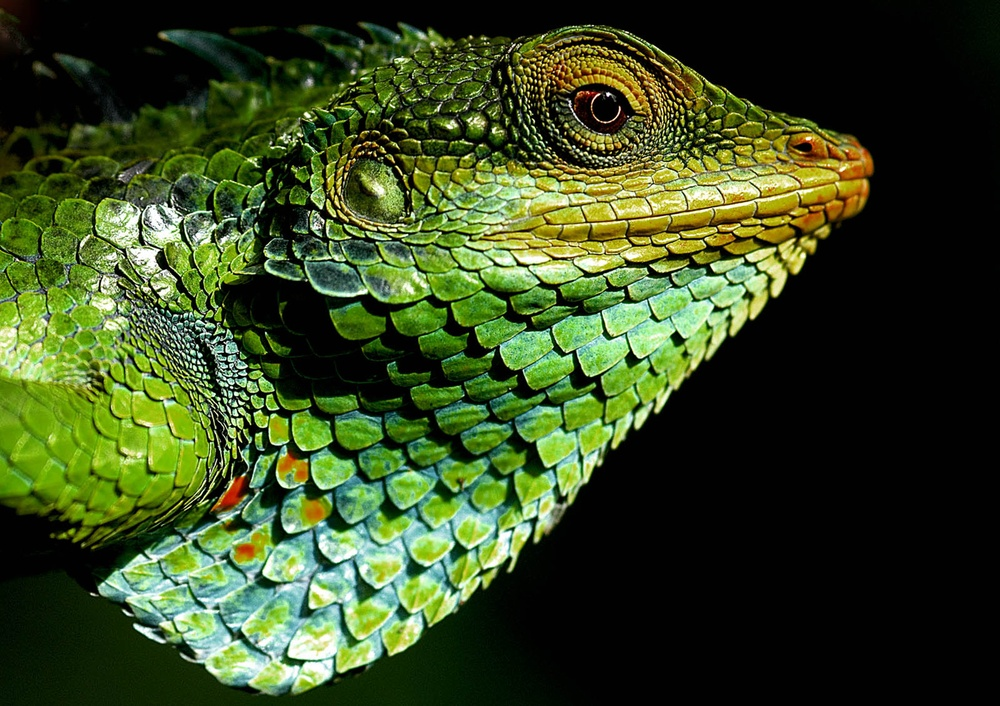
#> input picture images/fish.jpg, 1000 x 706 px, shrunk from 4444 x 3136 before the run
$ python car_plate.py images/fish.jpg out.png
#> lines starting #> are read from the running program, lines starting #| are printed output that depends on the picture; after the words box and inside, x2 and y2 are one past the last pixel; in counts of white or black regions, pixels touching at a corner belong together
#> further down, sample is the input picture: shape (706, 1000, 3); mean B, G, R 33.2, 71.7, 55.3
### my_canny.py
import cv2
import numpy as np
from scipy.signal import convolve2d
import sys


def gaussian_blur(img):
    # 5x5 kernel
    gauss_mask = (
        np.array(
            [
                [2, 4, 5, 4, 2],
                [4, 9, 12, 9, 4],
                [5, 12, 15, 12, 5],
                [4, 9, 12, 9, 4],
                [2, 4, 5, 4, 2],
            ]
        )
        / 159
    )

    # Since the kernel is 2 more than the image, we pad the image with 2 using reflection
    padded = np.pad(img, 2, mode="reflect")
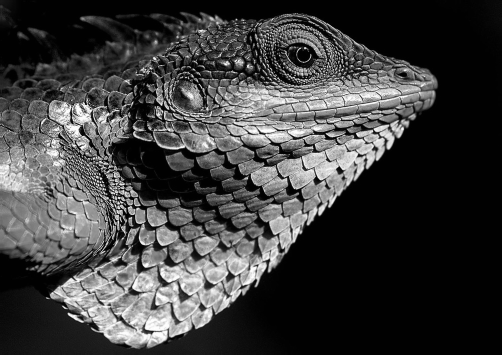
#> padded: shape (710, 1004) (shown at 1/2 size); min 0, max 255, mean 62

    out = convolve2d(padded, gauss_mask, mode="valid")

    return out


def sobel(img, l2gradient=True):
    # Sobel operator in x direction
#> called with l2gradient = True
    sobel_x = np.array(
        [
            [-1, 0, 1],
            [-2, 0, 2],
            [-1, 0, 1],
        ]
    )
#> sobel_x = [[-1, 0, 1], [-2, 0, 2], [-1, 0, 1]]

    # Sobel operator in y direction
    sobel_y = np.array(
        [
            [-1, -2, -1],
            [0, 0, 0],
            [1, 2, 1],
        ]
    )

    # Pad the image with 1
    padded = np.pad(img, 1, mode="reflect")
#> padded: shape (708, 1002) float64

    # Convolve the image with the sobel operators
    dx = convolve2d(padded, sobel_x, mode="valid")
    dy = convolve2d(padded, sobel_y, mode="valid")

    # Compute the magnitude of the gradient
    if l2gradient:
        gradient_magnitude = np.sqrt(dx**2 + dy**2)
    else:
        gradient_magnitude = np.abs(dx) + np.abs(dy)

    # Compute the direction of the gradient
    gradient_direction = np.arctan2(dy, dx)

    # Normalize the magnitude of the gradient to 255
    gradient_magnitude = gradient_magnitude / np.max(gradient_magnitude) * 255

    return gradient_magnitude, gradient_direction


# [39 lines left out: function non_max_suppresion, not called in this run]


def non_max_suppresion_with_interpolation(m, d):
    """
    m: gradient magnitude, d: gradient direction
    this function uses interpolation to check if the pixel is a local maximum
    in the direction of the gradient

    Note: this can only improve the results a little bit
    """
    deg = np.copy(d)
    deg[deg < 0] += np.pi

    new_image = np.zeros_like(m)

    count = 0

    h, w = m.shape
    for i in range(1, h - 1):
        for j in range(1, w - 1):
            direction = deg[i, j]

            # if direction equals 0
            if direction == 0:
                is_max = m[i, j] >= m[i, j - 1] and m[i, j] >= m[i, j + 1]

            # if direction belongs to (0, 45]
            elif 0 < direction <= np.pi / 4:
                r = direction
                x = (1 - np.tan(r)) * m[i, j + 1] + np.tan(r) * m[i + 1, j + 1]
                y = (1 - np.tan(r)) * m[i, j - 1] + np.tan(r) * m[i - 1, j - 1]
                is_max = m[i, j] >= x and m[i, j] >= y

            # if direction belongs to (45, 90)
            elif np.pi / 4 < direction < np.pi / 2:
                r = np.pi / 2 - direction
                x = (1 - np.tan(r)) * m[i + 1, j] + np.tan(r) * m[i + 1, j + 1]
                y = (1 - np.tan(r)) * m[i - 1, j] + np.tan(r) * m[i - 1, j - 1]
                is_max = m[i, j] >= x and m[i, j] >= y

            # if direction equals 90
            elif direction == np.pi / 2:
                is_max = m[i, j] >= m[i - 1, j] and m[i, j] >= m[i + 1, j]

            # if direction belongs to (90, 135)
            elif np.pi / 2 < direction < 3 * np.pi / 4:
                r = direction - np.pi / 2
                x = (1 - np.tan(r)) * m[i + 1, j] + np.tan(r) * m[i + 1, j - 1]
                y = (1 - np.tan(r)) * m[i - 1, j] + np.tan(r) * m[i - 1, j + 1]
                is_max = m[i, j] >= x and m[i, j] >= y

            # if direction belongs to [135, 180)
            elif 3 * np.pi / 4 <= direction < np.pi:
                r = np.pi - direction
                x = (1 - np.tan(r)) * m[i, j - 1] + np.tan(r) * m[i + 1, j - 1]
                y = (1 - np.tan(r)) * m[i, j + 1] + np.tan(r) * m[i - 1, j + 1]
                is_max = m[i, j] >= x and m[i, j] >= y

            # if direction equals 180
            elif direction == np.pi:
                is_max = m[i, j] >= m[i, j - 1] and m[i, j] >= m[i, j + 1]

            # Count the pixels that are being pruned
            count += is_max

            new_image[i, j] = m[i, j] * is_max
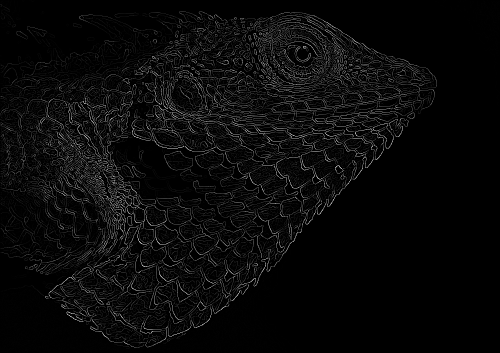
#> new_image: shape (706, 1000) float64 (shown at 1/2 size); min 0, max 255, mean 9.9
#> after the loop, count = 340271

    print("non-maximum suppression with interpolation:", count)
#| non-maximum suppression with interpolation: 340271

    return new_image


def double_threshold(m, low_threshold, high_threshold):
    print("low_threshold:", low_threshold, "high_threshold:", high_threshold)

    weak_edges = np.zeros_like(m)
    strong_edges = np.zeros_like(m)

    # Get the weak edges
    weak_edges[np.logical_and(m >= low_threshold, m < high_threshold)] = 1

    # Get the strong edges
    strong_edges[m >= high_threshold] = 1

    return weak_edges, strong_edges


def hysteresis(weak, strong):
    while True:
        # Get the indices of the weak edges
        indices = np.argwhere(weak > 0)
        found = False
        # Iterate over the weak edges
        for i, j in indices:
            neighborhood = strong[i - 1 : i + 2, j - 1 : j + 2]
            if np.any(neighborhood > 0):
                found = True
                # Set the weak edge to a strong edge
                weak[i, j] = 0
                strong[i, j] = 1

        # If there are no new strong edges, we are done
        if not found:
            break
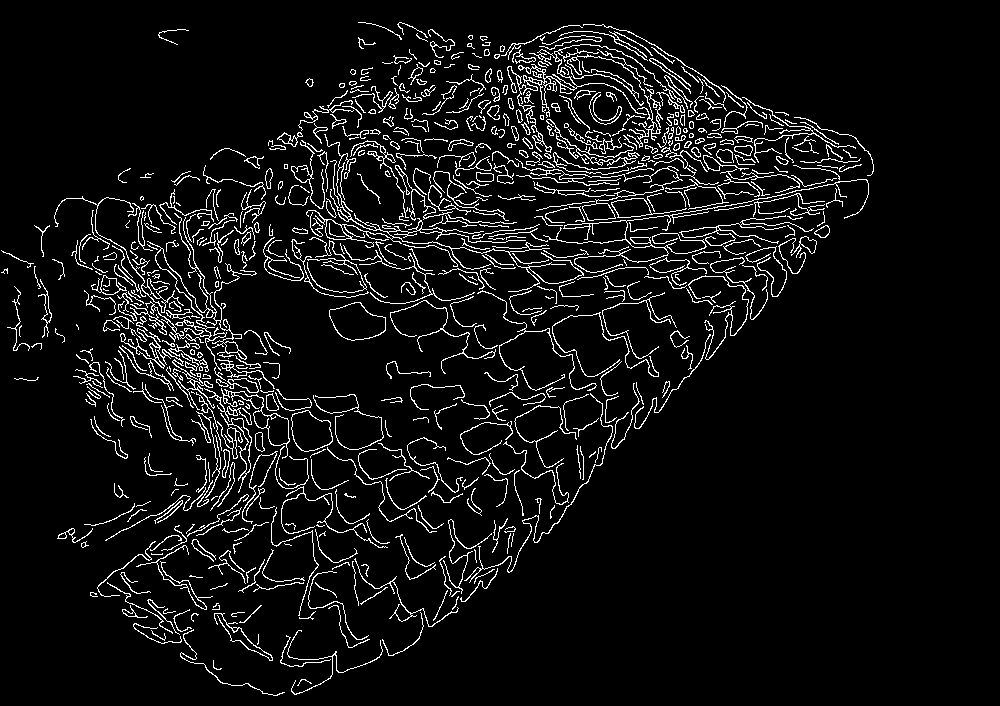
#> strong: shape (706, 1000) float64; values 0 (black) and 1 (white), 6.5% white in thin lines or dots, all inside (x1, y1, x2, y2) = (1, 22, 874, 696)
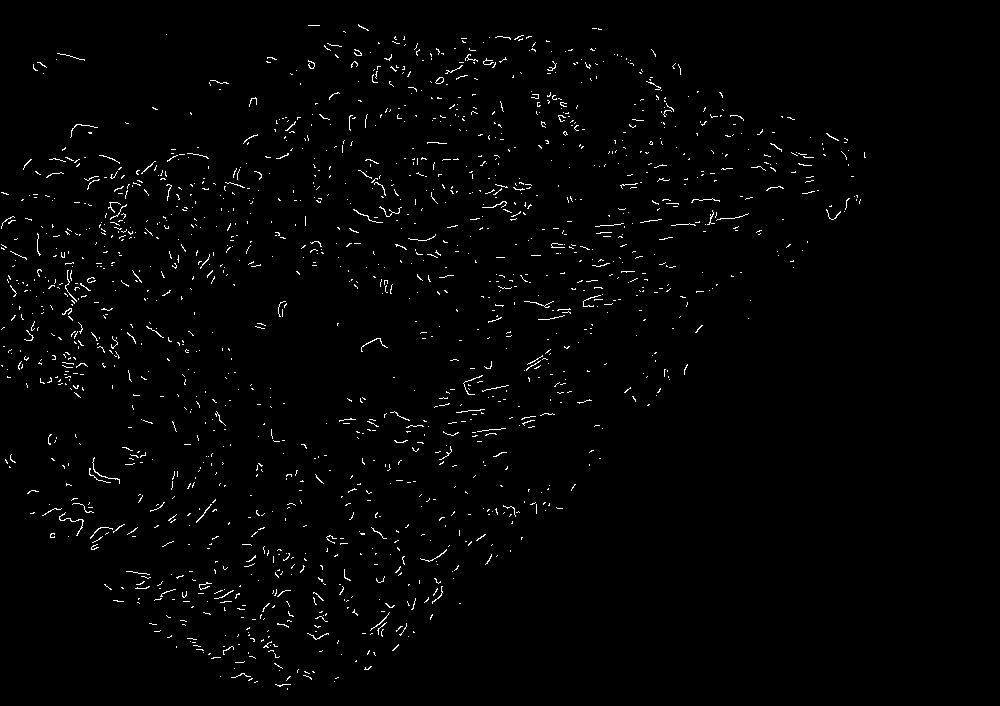
#> weak: shape (706, 1000) float64; values 0 (black) and 1 (white), 1.5% white in thin lines or dots, all inside (x1, y1, x2, y2) = (1, 24, 866, 690)

    strong[strong > 0] = 255

    return strong


def canny(image, low_threshold, high_threshold, interpolation=True):
    image = cv2.cvtColor(image, cv2.COLOR_BGR2GRAY)

    m, d = sobel(gaussian_blur(image))

    if interpolation:
        m = non_max_suppresion_with_interpolation(m, d)
    else:
        m = non_max_suppresion(m, d)

    weak, strong = double_threshold(m, low_threshold, high_threshold)
    edge = hysteresis(weak, strong)

    # return as uint8
    return edge.astype(np.uint8)


# [16 lines that do not run on import are left out]

### car_plate.py
import cv2
import sys
import my_canny

if __name__ == "__main__":
    # 2 args, input image and output image
    sample = cv2.imread(sys.argv[1])

    edges = my_canny.canny(sample, 50, 100)

    cv2.imwrite("./edges.png", edges)

    element_x = cv2.getStructuringElement(cv2.MORPH_RECT, (25, 3))
    element_y = cv2.getStructuringElement(cv2.MORPH_RECT, (3, 20))

    # Perform morphological operations
    img1 = cv2.dilate(edges, element_x, iterations=2)
#> img1: shape (706, 1000); 52.3% white; 64 black regions (31 under 20 px), largest, box (x1, y1, x2, y2) and area: (0, 0, 1000, 706) 324356, (239, 281, 470, 395) 6951, (0, 353, 65, 376) 1221
    img2 = cv2.erode(img1, element_x, iterations=6)
#> img2: shape (706, 1000); 20.7% white; 12 white regions (2 under 20 px), largest, box (x1, y1, x2, y2) and area: (0, 39, 825, 565) 133647, (464, 386, 625, 436) 5056, (291, 523, 505, 602) 4700
    img3 = cv2.dilate(img2, element_x, iterations=4)
#> img3: shape (706, 1000); 37.5% white; 5 white regions, box (x1, y1, x2, y2) and area: (0, 35, 873, 618) 253833, (343, 305, 655, 344) 6933, (602, 330, 725, 342) 1442, (138, 623, 240, 635) 1214, (269, 651, 377, 661) 1078
    img4 = cv2.erode(img3, element_y, iterations=2)
#> img4: shape (706, 1000); 20% white; 4 white regions, box (x1, y1, x2, y2) and area: (43, 55, 866, 551) 135659, (306, 539, 516, 599) 4364, (0, 305, 49, 325) 941, (508, 325, 551, 326) 43
    img5 = cv2.dilate(img4, element_y, iterations=3)
#> img5: shape (706, 1000); 37.9% white; 1 white region, box (x1, y1, x2, y2) and area: (0, 28, 869, 629) 267382

    blur = cv2.medianBlur(img5, 15)
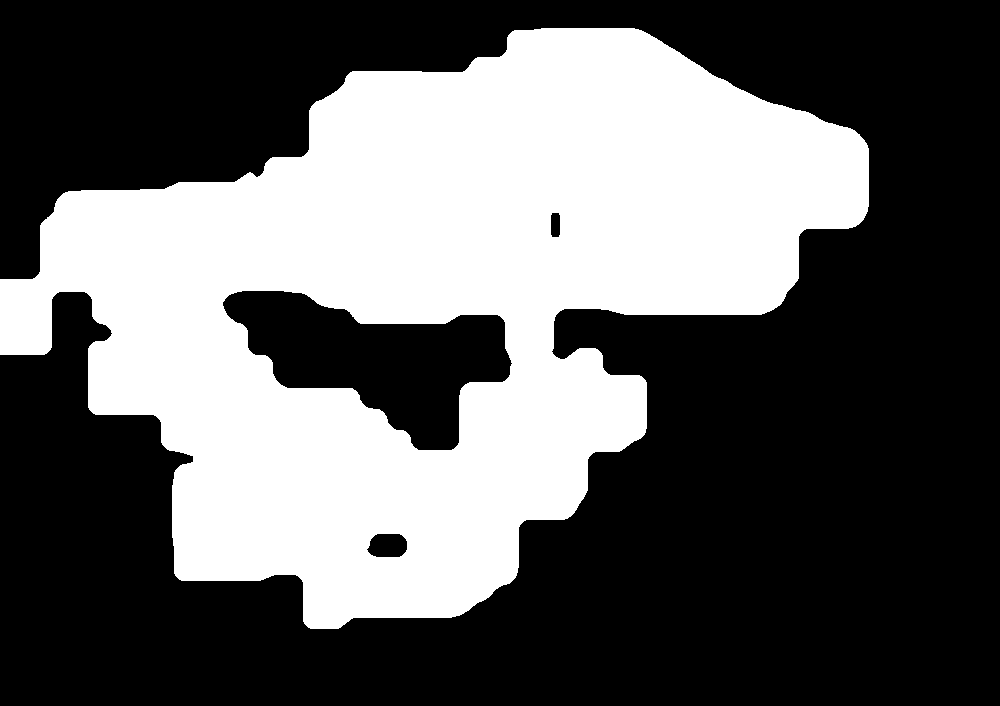
#> blur: shape (706, 1000); 38% white; 1 white region

    # Find contours
    contours, hierarchy = cv2.findContours(blur, cv2.RETR_TREE, cv2.CHAIN_APPROX_SIMPLE)
#> contours = 4 contours; box (x1, y1, x2, y2) and area: (0, 28, 869, 629) 291764, (222, 290, 513, 451) 24128, (366, 533, 408, 558) 832, (550, 212, 561, 238) 238

    for c in contours:
        x, y, w, h = cv2.boundingRect(c)
        r = w / h
        if 2 < r < 5:
            cv2.rectangle(sample, (x, y), (x + w, y + h), (0, 255, 0), 2)
#> this loop made 4 passes
#> (x, y, w, h, r) on passes 1 to 4: (0, 28, 869, 601, 1.45), (366, 533, 42, 25, 1.68), (222, 290, 291, 161, 1.81), (550, 212, 11, 26, 0.423)

    cv2.imwrite(sys.argv[2], sample)
